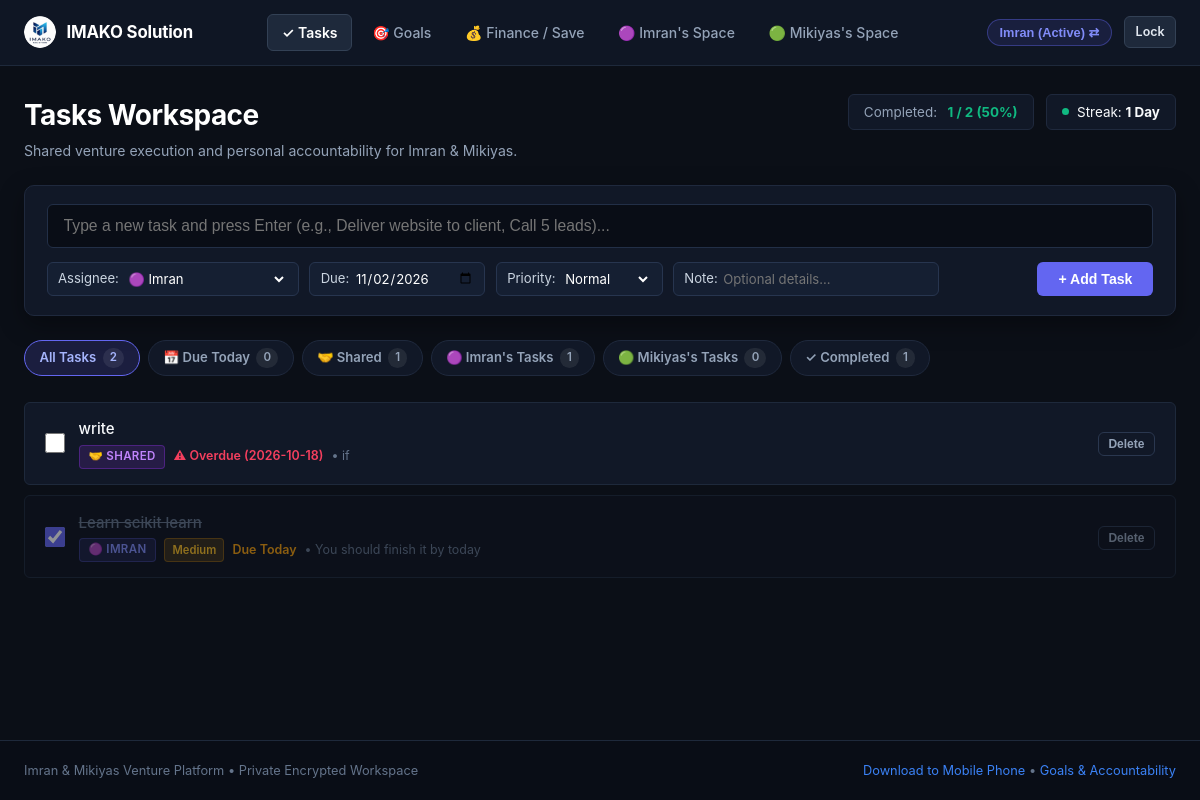
The page /index (signed in) on the database its author committed.
### tables this page shows
CREATE TABLE users (
        id TEXT PRIMARY KEY,
        name TEXT NOT NULL,
        pin_hash TEXT NOT NULL,
        default_consequence TEXT NOT NULL DEFAULT '',
        savings_goal_name TEXT NOT NULL DEFAULT 'Capital Growth Fund',
        savings_goal_target REAL NOT NULL DEFAULT 0.0,
        currency TEXT NOT NULL DEFAULT '$'
    );

CREATE TABLE tasks (
        id INTEGER PRIMARY KEY AUTOINCREMENT,
        user_id TEXT NOT NULL,
        task_type TEXT NOT NULL DEFAULT 'personal' CHECK(task_type IN ('shared', 'personal')),
        week_identifier TEXT NOT NULL,
        title TEXT NOT NULL,
        details TEXT,
        due_date TEXT NOT NULL,
        target_time TEXT,
        is_done INTEGER NOT NULL DEFAULT 0,
        done_date TEXT,
        proof_image TEXT,
        proof_text TEXT,
        ai_verified INTEGER NOT NULL DEFAULT 0,
        ai_status TEXT NOT NULL DEFAULT 'Unverified',
        ai_feedback TEXT,
        is_archived INTEGER NOT NULL DEFAULT 0,
        consequence_applied INTEGER NOT NULL DEFAULT 0,
        created_at TIMESTAMP DEFAULT CURRENT_TIMESTAMP, assigned_to TEXT DEFAULT 'imran', priority TEXT DEFAULT 'Normal',
        FOREIGN KEY (user_id) REFERENCES users (id) ON DELETE CASCADE
    );

### app.py (the view)
@app.route("/")
@app.route("/index")
def index():
    if not (session.get("logged_in_user") or request.cookies.get("partner_user")):
        return handle_login_request()
    return tasks_board()

### app.py (called while the page is built, shortened)
@app.before_request
def require_authentication_gate():
    if request.endpoint == "static" or request.path.startswith(("/static/", "/public/")):
        return None
    allowed_exact = (
        "/", "/index", "/login", "/login/", "/favicon.ico", "/manifest.json", "/sw.js",
        "/api/index", "/api/index/", "/api/index.py", "/debug"
    )
    if (
        request.path in allowed_exact
        or request.endpoint in ("login", "debug_endpoint", "index", "vercel_entrypoint_dispatcher")
    ):
        return None

@app.context_processor
def inject_globals():
    today_str = date.today().strftime("%Y-%m-%d")
    current_user = None
    logged_id = session.get("logged_in_user")
    conn = get_db_connection()
    check_and_apply_penalties(conn)
    if logged_id:
        cursor = conn.cursor()
        cursor.execute("SELECT * FROM users WHERE id = ?", (logged_id,))
        current_user = cursor.fetchone()
    cursor = conn.cursor()
    cursor.execute("SELECT COUNT(*) FROM penalties WHERE status = 'Pending'")
    total_pending_penalties = cursor.fetchone()[0]
    conn.close()
    return {
        "current_user": current_user,
        "total_pending_penalties": total_pending_penalties,
        "today_str": today_str
    }

### database/db.py (called while the page is built, shortened)
def get_db_connection():
    global _last_db_check
    conn = sqlite3.connect(DB_PATH, factory=SyncedConnection)
    conn.row_factory = sqlite3.Row
    conn.execute("PRAGMA foreign_keys = ON")
    return conn

def check_and_apply_penalties(conn):
    today_str = date.today().strftime("%Y-%m-%d")
    cursor = conn.cursor()
    cursor.execute("""
    SELECT t.id, t.user_id, t.title, t.due_date, u.default_consequence
    FROM tasks t
    JOIN users u ON t.user_id = u.id
    WHERE t.due_date < ? AND t.is_done = 0 AND t.consequence_applied = 0
    """, (today_str,))
    overdue_tasks = cursor.fetchall()
    conn.commit()

    def commit(self):
        super().commit()
        if is_serverless:
            sync_db()

### templates/tasks.html (shortened to what this page needs)
{% extends "base.html" %}
{% block content %}
<div style="margin-bottom: 1.5rem; display:flex; justify-content:space-between; align-items:flex-start; flex-wrap:wrap; gap:1rem;">
  <div>
    <h1 style="font-size:1.75rem; font-weight:700;">Tasks Workspace</h1>
    <p style="font-size:0.88rem; color:var(--text-muted); margin-top:0.25rem;">
      Shared venture execution and personal accountability for Imran &amp; Mikiyas.
    </p>
  </div>
  <div style="display:flex; align-items:center; gap:0.75rem; flex-wrap:wrap;">
    <div style="background:#111827; border:1px solid #1f293d; padding:0.45rem 0.95rem; border-radius:var(--radius-sm); font-size:0.84rem; display:flex; align-items:center; gap:0.65rem;">
      <span style="color:var(--text-muted);">Completed:</span>
      <strong style="color:var(--accent-emerald);">{{ stats.done_count }} / {{ stats.total_count }} ({{ stats.rate }}%)</strong>
    </div>
    <div style="background:#111827; border:1px solid #1f293d; padding:0.45rem 0.95rem; border-radius:var(--radius-sm); font-size:0.84rem; display:flex; align-items:center; gap:0.5rem;">
      <div style="width:7px; height:7px; border-radius:50%; background:var(--accent-emerald);"></div>
      <span>Streak: <strong>{{ streak_count }} {{ 'Day' if streak_count == 1 else 'Days' }}</strong></span>
    </div>
  </div>
</div>
<div class="task-quick-add">
  <form action="{{ url_for('add_task') }}" method="POST">
    <div class="task-add-input-row">
      <input type="text" name="title" class="task-main-input" placeholder="Type a new task and press Enter (e.g., Deliver website to client, Call 5 leads)..." required autofocus autocomplete="off">
    </div>
    <div class="task-controls-row">
      <div class="task-controls-left">
        <div class="control-pill">
          <span>Assignee:</span>
          <select name="assigned_to">
            <option value="imran" {% if current_user and current_user.id == 'imran' %}selected{% endif %}>🟣 Imran</option>
          </select>
        </div>
        <div class="control-pill">
          <span>Due:</span>
          <input type="date" name="due_date" value="{{ today_str }}">
        </div>
        <div class="control-pill">
          <span>Priority:</span>
          <select name="priority">
            <option value="Normal">Normal</option>
          </select>
        </div>
        <div class="control-pill" style="flex:1; min-width:160px;">
          <span>Note:</span>
          <input type="text" name="details" placeholder="Optional details..." style="width:100%;">
        </div>
      </div>
      <button type="submit" class="btn btn-primary" style="padding:0.48rem 1.25rem; font-size:0.88rem;">
        + Add Task
      </button>
    </div>
  </form>
</div>
<div class="filter-chips-bar">
  <a href="{{ url_for('tasks_board', tab='all') }}" class="filter-chip {% if active_tab == 'all' %}active{% endif %}">
    All Tasks <span class="chip-count">{{ counts.all }}</span>
  </a>
  <a href="{{ url_for('tasks_board', tab='today') }}" class="filter-chip {% if active_tab == 'today' %}active{% endif %}">
    📅 Due Today <span class="chip-count">{{ counts.today }}</span>
  </a>
  <a href="{{ url_for('tasks_board', tab='shared') }}" class="filter-chip {% if active_tab == 'shared' %}active{% endif %}">
    🤝 Shared <span class="chip-count">{{ counts.shared }}</span>
  </a>
  <a href="{{ url_for('tasks_board', tab='imran') }}" class="filter-chip {% if active_tab == 'imran' %}active{% endif %}">
    🟣 Imran's Tasks <span class="chip-count">{{ counts.imran }}</span>
  </a>
  <a href="{{ url_for('tasks_board', tab='mikiyas') }}" class="filter-chip {% if active_tab == 'mikiyas' %}active{% endif %}">
    🟢 Mikiyas's Tasks <span class="chip-count">{{ counts.mikiyas }}</span>
  </a>
  <a href="{{ url_for('tasks_board', tab='completed') }}" class="filter-chip {% if active_tab == 'completed' %}active{% endif %}">
    ✓ Completed <span class="chip-count">{{ counts.completed }}</span>
  </a>
</div>
<div style="margin-top: 1rem;">
  {% if tasks %}
    {% for task in tasks %}
      <div class="cool-task-card {% if task.is_done %}is-done{% endif %}">
        <div class="cool-task-left">
          <form action="{{ url_for('toggle_task_done', task_id=task.id) }}" method="POST" style="margin:0; display:flex; align-items:center;">
            <input type="checkbox" class="cool-task-checkbox" {% if task.is_done %}checked{% endif %} onchange="this.form.submit()" title="Click to mark done / undone">
          </form>
          <div style="flex:1;">
            <div class="cool-task-title">
              {{ task.title }}
            </div>
            <div class="cool-task-meta">
              {% if task.assigned_to == 'shared' or task.task_type == 'shared' %}
                <span class="badge-assignee shared">🤝 Shared</span>
              {% elif task.assigned_to == 'imran' or (task.user_id == 'imran' and not task.assigned_to) %}
                <span class="badge-assignee imran">🟣 Imran</span>
              {% elif task.assigned_to == 'mikiyas' or (task.user_id == 'mikiyas' and not task.assigned_to) %}
                <span class="badge-assignee mikiyas">🟢 Mikiyas</span>
              {% endif %}
              {% if task.priority and task.priority != 'Normal' %}
                <span class="badge-priority {{ task.priority }}">{{ task.priority }}</span>
              {% endif %}
              {% if task.due_date %}
                {% if not task.is_done and task.due_date < today_str %}
                  <span style="color:var(--accent-rose); font-weight:600;">⚠ Overdue ({{ task.due_date }})</span>
                {% elif task.due_date == today_str %}
                  <span style="color:var(--accent-amber); font-weight:600;">Due Today</span>
                {% else %}
                  <span>Due {{ task.due_date }}</span>
                {% endif %}
              {% endif %}
              {% if task.details %}
                <span style="color:var(--text-subtle);">• {{ task.details }}</span>
              {% endif %}
            </div>
          </div>
        </div>
        <div style="display:flex; align-items:center; gap:0.5rem;">
          <form action="{{ url_for('delete_task', task_id=task.id) }}" method="POST" style="margin:0;">
            <button type="submit" class="btn btn-outline btn-sm delete-confirm-btn" data-confirm-msg="Delete this task?" style="padding:0.25rem 0.6rem; font-size:0.75rem; border-color:#2a374f; color:#94a3b8;">
              Delete
            </button>
          </form>
        </div>
      </div>
    {% endfor %}
  {% endif %}
</div>
{% endblock %}

### rows shown on the page
users: assigned_to "🟣 Imran"
tasks: title "write", assigned_to "🤝 SHARED", due_date "2026-10-18", details "if"
tasks: is_done "☑", title "Learn scikit learn", assigned_to "🟣 IMRAN", priority "Medium", due_date "Due Today", details "You should finish it by today"

### other values the page prints
{{ stats.done_count }} "1"
{{ stats.total_count }} "2"
{{ stats.rate }} "50"
{{ streak_count }} "1"
{{ 'Day' if streak_count == 1 else 'Days' }} "Day"
{{ counts.all }} "2"
{{ counts.today }} "0"
{{ counts.shared }} "1"
{{ counts.imran }} "1"
{{ counts.mikiyas }} "0"
{{ counts.completed }} "1"
